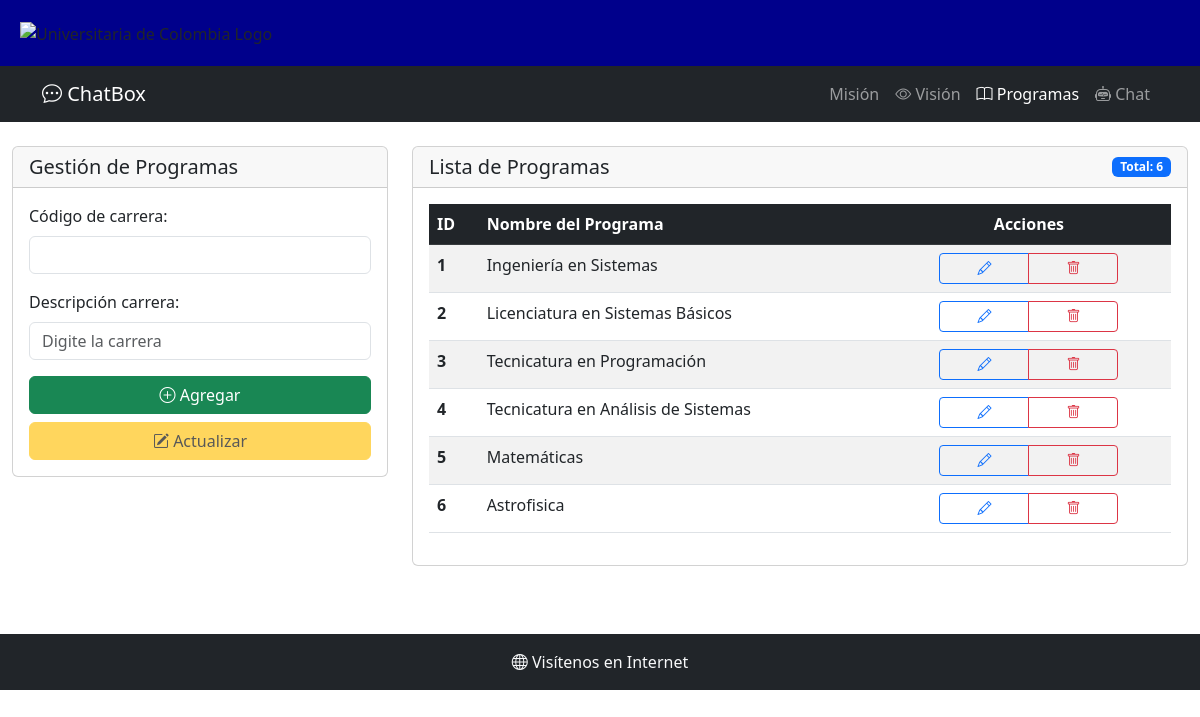
The app's page /programas, older data.
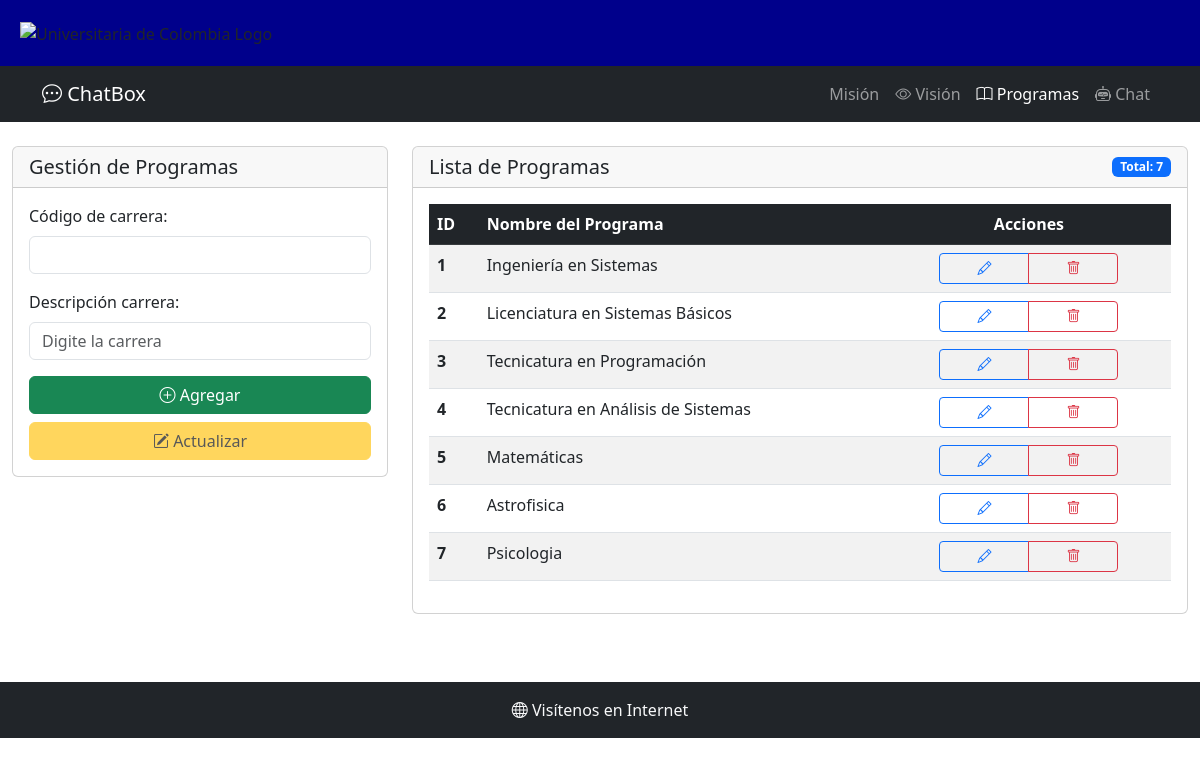
The same page, newer data.
### tables this page shows
CREATE TABLE programas (
    codcarrera INTEGER PRIMARY KEY AUTOINCREMENT,
    descarrera TEXT NOT NULL UNIQUE
);

### main.py (the view, shortened to what this page needs)
@app.route("/programas", methods=["GET", "POST"])
def programas():
    conn = create_connection(DB_FILE)
    cursor = conn.cursor()
    cursor.execute("SELECT * FROM programas ORDER BY codcarrera")
    rows = cursor.fetchall()
    conn.close()
    return render_template("programas.html", programas=rows)

### conexion.py (called while the page is built)
def create_connection(db_file):
    try:
        connection = sqlite3.connect(db_file)
        connection.row_factory = sqlite3.Row  # Acceso a columnas por nombre
        print(f"Conexión exitosa a SQLite: {db_file}")
        return connection
    except sqlite3.Error as e:
        print(f"Error al conectar a SQLite: {e}")
        return None

### templates/programas.html (shortened to what this page needs)
{% extends 'base.html' %}
{% block content %}
<div class="row">
    <div class="col-md-4">
        <div class="card">
            <div class="card-header">
                <h5 class="card-title mb-0">Gestión de Programas</h5>
            </div>
            <div class="card-body">
                <form id="programaForm">
                    <div class="mb-3">
                        <label for="codcarrera" class="form-label">Código de carrera:</label>
                        <input type="number" class="form-control" id="codcarrera" name="codcarrera" required>
                    </div>
                    <div class="mb-3">
                        <label for="descarrera" class="form-label">Descripción carrera:</label>
                        <input type="text" class="form-control" id="descarrera" name="descarrera" placeholder="Digite la carrera" required>
                    </div>
                    <div class="d-grid gap-2">
                        <button type="submit" id="btnAgregar" class="btn btn-success">
                            <i class="bi bi-plus-circle"></i> Agregar
                        </button>
                        <button type="button" id="btnActualizar" class="btn btn-warning" disabled>
                            <i class="bi bi-pencil-square"></i> Actualizar
                        </button>
                    </div>
                </form>
            </div>
        </div>
    </div>
    <div class="col-md-8">
        <div class="card">
            <div class="card-header d-flex justify-content-between align-items-center">
                <h5 class="card-title mb-0">Lista de Programas</h5>
                <span class="badge bg-primary" id="totalProgramas">Total: {{ programas|length }}</span>
            </div>
            <div class="card-body">
                {% if programas %}
                <div class="table-responsive">
                    <table class="table table-striped table-hover" id="tablaProgramas">
                        <thead class="table-dark">
                            <tr>
                                <th scope="col">ID</th>
                                <th scope="col">Nombre del Programa</th>
                                <th scope="col" class="text-center">Acciones</th>
                            </tr>
                        </thead>
                        <tbody>
                            {% for prog in programas %}
                            <tr>
                                <td><strong>{{ prog[0] }}</strong></td>
                                <td>{{ prog[1] }}</td>
                                <td class="text-center">
                                    <div class="btn-group" role="group">
                                        <button type="button" class="btn btn-outline-primary btn-sm"
                                                onclick="cargarPrograma('{{ prog[0] }}')"
                                                title="Modificar">
                                            <i class="bi bi-pencil"></i>
                                        </button>
                                        <button type="button" class="btn btn-outline-danger btn-sm"
                                                onclick="eliminarPrograma('{{ prog[0] }}')"
                                                title="Eliminar">
                                            <i class="bi bi-trash"></i>
                                        </button>
                                    </div>
                                </td>
                            </tr>
                            {% endfor %}
                        </tbody>
                    </table>
                </div>
                {% endif %}
            </div>
        </div>
    </div>
</div>
{% endblock %}

Row changes from the older to the newer data that the page shows:
added programas: codcarrera "7", descarrera "Psicologia"
Text that changed along with them:
{{ programas|length }}: "6" → "7"
